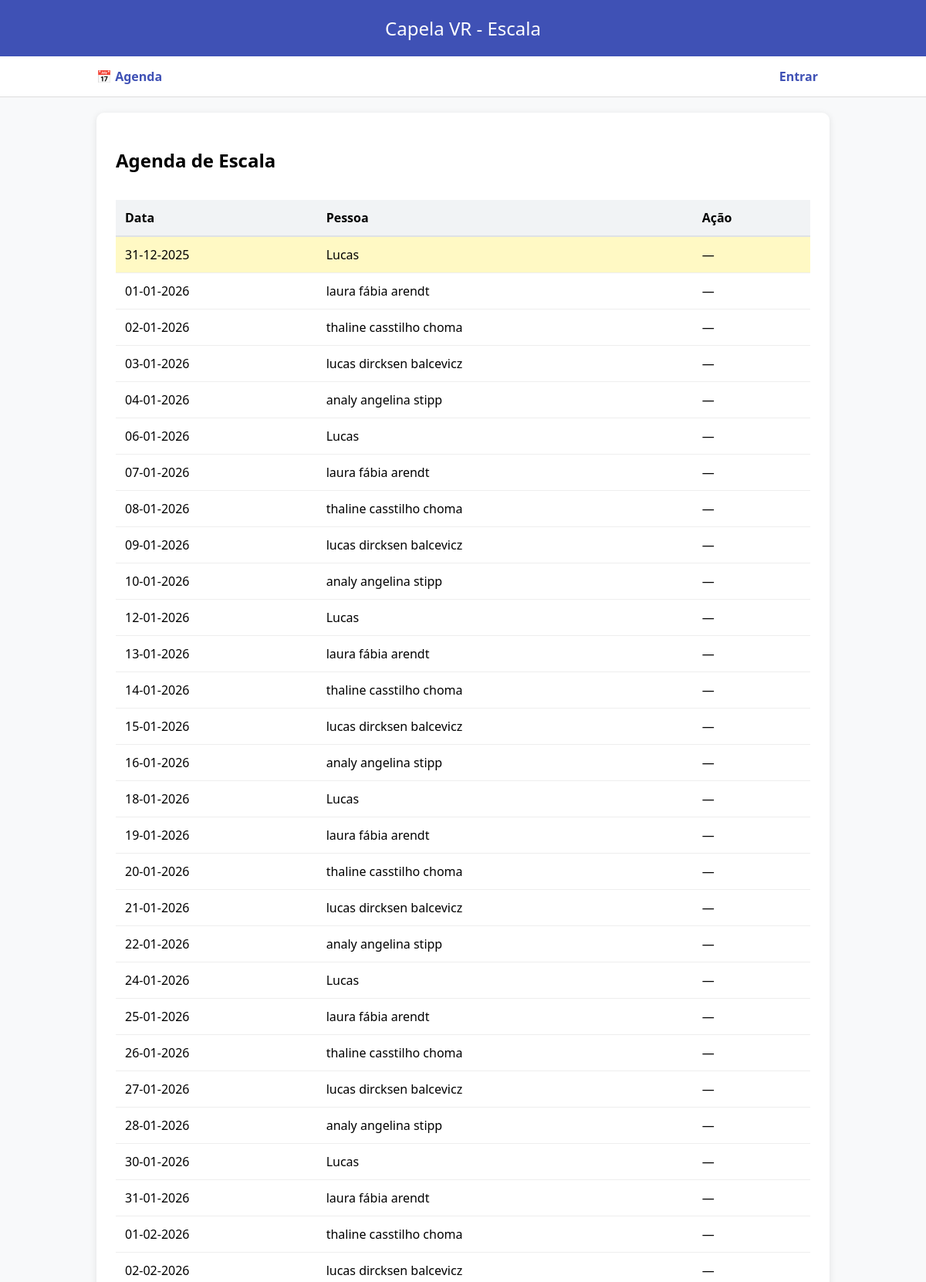
The page / (upper part) on the database its author committed.
### tables this page shows
CREATE TABLE agenda (
                id INTEGER PRIMARY KEY AUTOINCREMENT,
                data DATE NOT NULL,
                pessoa_id INTEGER NOT NULL,
                FOREIGN KEY(pessoa_id) REFERENCES pessoas(id)
            );

CREATE TABLE pessoas (
                id INTEGER PRIMARY KEY AUTOINCREMENT,
                nome TEXT NOT NULL,
                senha TEXT DEFAULT '1234',
                role TEXT DEFAULT 'user',
                primeiro_login INTEGER DEFAULT 1,
                ordem INTEGER NOT NULL,
                ativo INTEGER DEFAULT 1
            , login TEXT);

### app.py (the view)
@app.route("/")
def agenda():
    hoje = date.today().strftime("%Y-%m-%d")
    with get_db() as db:
        c = db.cursor()
        c.execute("""
            SELECT agenda.id, agenda.data, strftime('%d-%m-%Y', agenda.data) AS data_br, pessoas.nome
            FROM agenda JOIN pessoas ON pessoas.id = agenda.pessoa_id ORDER BY agenda.data
        """)
        dados = c.fetchall()
    return render_template("agenda.html", agenda=dados, hoje=hoje)

### app.py (called while the page is built)
def get_db():
    conn = sqlite3.connect(DB_NAME, timeout=10)
    conn.row_factory = sqlite3.Row
    return conn

### templates/agenda.html (shortened to what this page needs)
{% extends "base.html" %}
{% block content %}
<div style="display: flex; justify-content: space-between; align-items: center;">
    <h2>Agenda de Escala</h2>
</div>
<table>
    <tr>
        <th>Data</th>
        <th>Pessoa</th>
        <th>Ação</th>
    </tr>
    {% for a in agenda %}
    <tr {% if a['data'] == hoje %} style="background: #fff9c4;" {% endif %}>
        <td>{{ a['data_br'] }}</td>
        <td>{{ a['nome'] }}</td>
        <td>
            {% if a['data'] == hoje and session['role'] == 'admin' %}
            <form method="post" action="/atrasar">
                <input type="number" name="dias" value="1" min="1" style="width: 40px;">
                <button type="submit">Atrasar</button>
            </form>
            {% else %} — {% endif %}
        </td>
    </tr>
    {% endfor %}
</table>
{% endblock %}

### static/style.css (style rules this page uses)
body { font-family: 'Segoe UI', sans-serif; background: #f8f9fa; margin: 0; padding: 0; }
table { width: 100%; border-collapse: collapse; margin-top: 15px; }
th { background: #f1f3f5; padding: 12px; text-align: left; border-bottom: 2px solid #dee2e6; }
td { padding: 12px; border-bottom: 1px solid #eee; }

### rows shown on the page
agenda: data_br "31-12-2025", nome "Lucas"
agenda: data_br "01-01-2026", nome "laura fábia arendt"
agenda: data_br "02-01-2026", nome "thaline casstilho choma"
agenda: data_br "03-01-2026", nome "lucas dircksen balcevicz"
agenda: data_br "04-01-2026", nome "analy angelina stipp"
agenda: data_br "06-01-2026", nome "Lucas"
agenda: data_br "07-01-2026", nome "laura fábia arendt"
agenda: data_br "08-01-2026", nome "thaline casstilho choma"
agenda: data_br "09-01-2026", nome "lucas dircksen balcevicz"
agenda: data_br "10-01-2026", nome "analy angelina stipp"
agenda: data_br "12-01-2026", nome "Lucas"
agenda: data_br "13-01-2026", nome "laura fábia arendt"
agenda: data_br "14-01-2026", nome "thaline casstilho choma"
agenda: data_br "15-01-2026", nome "lucas dircksen balcevicz"
agenda: data_br "16-01-2026", nome "analy angelina stipp"
agenda: data_br "18-01-2026", nome "Lucas"
agenda: data_br "19-01-2026", nome "laura fábia arendt"
agenda: data_br "20-01-2026", nome "thaline casstilho choma"
agenda: data_br "21-01-2026", nome "lucas dircksen balcevicz"
agenda: data_br "22-01-2026", nome "analy angelina stipp"
agenda: data_br "24-01-2026", nome "Lucas"
agenda: data_br "25-01-2026", nome "laura fábia arendt"
agenda: data_br "26-01-2026", nome "thaline casstilho choma"
agenda: data_br "27-01-2026", nome "lucas dircksen balcevicz"
agenda: data_br "28-01-2026", nome "analy angelina stipp"
agenda: data_br "30-01-2026", nome "Lucas"
agenda: data_br "31-01-2026", nome "laura fábia arendt"
agenda: data_br "01-02-2026", nome "thaline casstilho choma"
agenda: data_br "02-02-2026", nome "lucas dircksen balcevicz"
